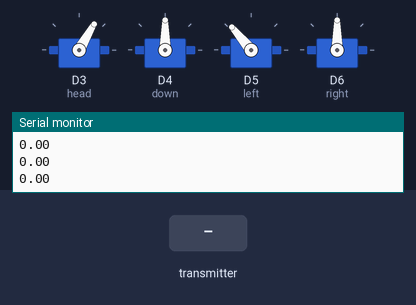
Simulated run of this sketch. Board: ESP8266 (NodeMCU). On the bench: 4 × servo, the last lines printed to the serial monitor. The inputs (shaded band) are chosen by the test bench.

Above: at 1.2 s.
1.3 s: the transmitter starts sending X = 25
At 2.61 s:
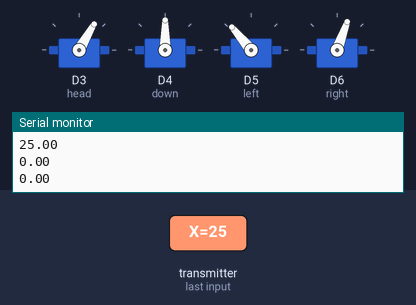
4.3 s: the transmitter starts sending Y = 50
At 5.65 s:
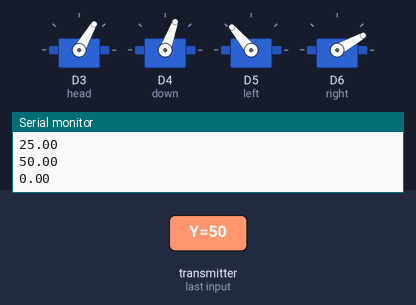
7.3 s: the transmitter starts sending X = 0
At 10.3 s:
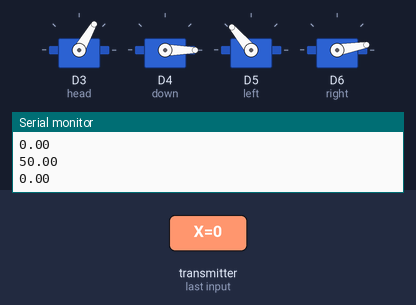
Timing chart, 0 to 11.8 s (numbered marks = the images above; inputs shaded):
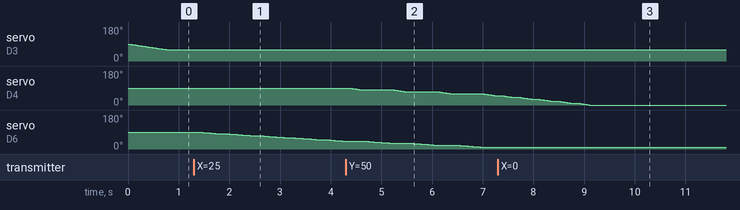

The sketch:

server.ino
```cpp
//接收
#include <ESP8266WiFi.h>
#include <espnow.h>
#include<Servo.h>
//接收数据保存的结构体和发送方一致
typedef struct XYZ{
  float X;
  float Y;
  float Z;
//  int head;
}XYZ;
XYZ s;

Servo down,left,right,head;
int downnum=0,leftnum=0,rightnum=0;

//创建一个回调函数作为接收数据后的串口显示
void OnDataRecv(uint8_t * mac, uint8_t *incomingData, uint8_t len) {
  memcpy(&s, incomingData, sizeof(s));
}

void setup() {
  //初始化窗口
  Serial.begin(9600);
  servoset();
  //设置ESP8266模式
  WiFi.mode(WIFI_STA);

  //初始化 ESP-NOW
  if (esp_now_init() != 0) {
    Serial.println("Error initializing ESP-NOW");
    return;
  }
  //设置ESP8266角色：
  esp_now_set_self_role(ESP_NOW_ROLE_SLAVE);
  //先前创建的功能 测试ESP-NOW通信
  esp_now_register_recv_cb(OnDataRecv);
}

void servoset(){
  head.attach(D3,500,5000);
  // roll
  down.attach(D4,500,5000);
  // pitch
  left.attach(D5,500,5000);
  right.attach(D6,500,5000);
//  left.write(130);
  down.write(90);
  right.write(90);
  left.write(130);
  head.write(90);
//  Serial.println(head.read());
}
void loop(){
  servomove();
//  headwork();
 Serial.println("angle");
 Serial.println(s.X);
 Serial.println(s.Y);
 Serial.println(s.Z);
  delay(100);
}

void servomove()
{
  if(s.X<-1.2){
    int temp=right.read();
    for(int i=0;i<10;++i){
      temp++;
      if(temp<180)
      right.write(temp);
      leftwork(temp);
      delay(25);
    }
  }
  if(s.X>1.2){
    int temp=right.read();
    for(int i=0;i<10;++i){
      temp--;
      if(temp>40);
      right.write(temp);
      leftwork(temp);
      delay(25);
    }
  }
  if(s.Y<-2){
    int temp=down.read();
    for(int i=0;i<10;++i){
      temp++;
      if(temp<180)
      down.write(temp);
      delay(25);
    }
  }
  if(s.Y>2){
    int temp=down.read();
    for(int i=0;i<10;++i){
      temp--;
      if(temp>0);
      down.write(temp);
      delay(25);
    }
  }
  if(s.Z<800){
      int temp=head.read();
    for(int i=temp;i>=60;--i){
      head.write(i);
      delay(25);
    }
  }
  else {
      int temp=head.read();
    for(int i=temp;i<=90;++i){
      head.write(i);
      delay(25);
    }
  }
}

void leftwork(int rightservo){
    if(rightservo>120){
      int temp=left.read();
      for(int i=temp;i<=140;++i){
         left.write(i);
         delay(25);
      }
    }
    if(rightservo<90){
      int temp=left.read();
      for(int i=temp;i>=130;--i){
         left.write(i);
         delay(25);
      }
    }
}

void downwork(){

}

void headwork(){
    int Z=(int)s.Z/10-10;
    if(Z>60){
      int temp=head.read();
      if(temp>Z){
        for(int i=temp;temp>=Z;i--){
          head.write(i);
          delay(25);
        }
      }
      else {
        for(int i=temp;temp<=Z;i++){
          head.write(i);
          delay(25);
        }
      }
    }
}
```

Measured:
- after the input at 1.3 s, servo on D6 (right): moves from 90° to 41° over 2.9 s, starting after 0.08 s
- after the input at 4.3 s, servo on D4 (down): moves from 90° to 50° over 2.9 s, starting after 0.08 s
- after the input at 7.3 s, servo on D6 (right): stays 10° (without the input it goes to 9° after 0.08 s)
